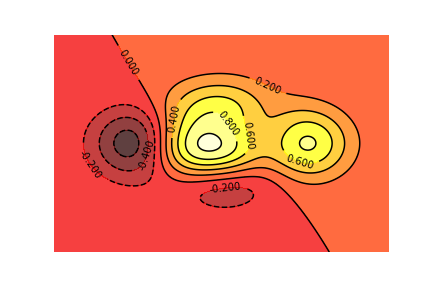

Write the Python code that produced this figure.
#!/usr/bin/env python3
# -*- coding: utf-8 -*-
"""
Created on Sat Nov  2 00:23:06 2019

Contour plot

@author: alberto
"""

import numpy as np
import matplotlib.pyplot as plt

def f(x, y):
    return (1 - x / 2 + x ** 5 + y ** 3) * np.exp(-x ** 2 - y ** 2)

n = 256
x = np.linspace(-3, 3, n)
y = np.linspace(-3, 3, n)

# Create coordinate matrices from coordinate vectors
X, Y = np.meshgrid(x, y)

# contourf fills between contour lines using cmap
plt.contourf(X, Y, f(X, Y), 8, alpha=0.75, cmap='hot')

# contour draws contour lines and saves as CoutourSet object
C = plt.contour(X, Y, f(X, Y), 8, colors='black', linewidth=0.5)

# pass ContourSeet object to command clabel to label the contour lines
plt.clabel(C)

# Hide axis
plt.axis('off')

# Save figure using 72 dots per inch
plt.savefig('contour_plot.png', dpi=72)

plt.show()